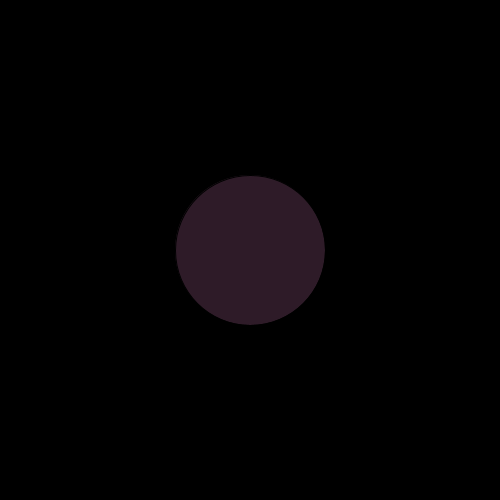
Frame 1 (no input)
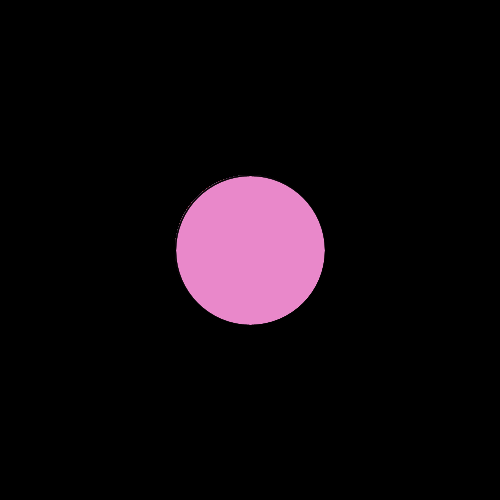
Frame 60 (the mouse pressed at the canvas centre just before this capture)
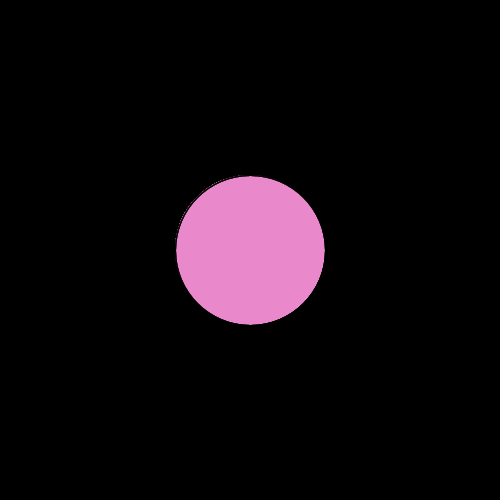
Frame 120 (the mouse held since frame 60 and released just before this capture)

The Processing sketch that drew these frames (run headless with seeded random() and noise(); from frame 60 on, the mouse is pressed at the canvas centre):

// Processing sketch: processing_173143
// ── processing_173143.pde

float counter =0;

void setup() {
  size(500,500);
  background(0);
  smooth();
}

void draw() {
  colorMode(HSB,360,100,100);
  //float counter_mouse=map(mouseX,0,PI,0.01,0.2);
  //float amlitude=map(sin(counter),-1,1,0,360);
  if(mouseX<=250){
    fill(319,42,93,50);
    
  }
  else{
     fill(354,92,97,50);
       if(mousePressed){
  fill(random(360),40,300,150);
    //int i=0;
  
    ellipse(random(width),random(height),40,40);
 //i=i+40;
  }
  else{
    fill(255,54,42);
    rect(0,0,500,500);
  }
  
 
  }
    
  ellipse(250,250,150,150);

}
